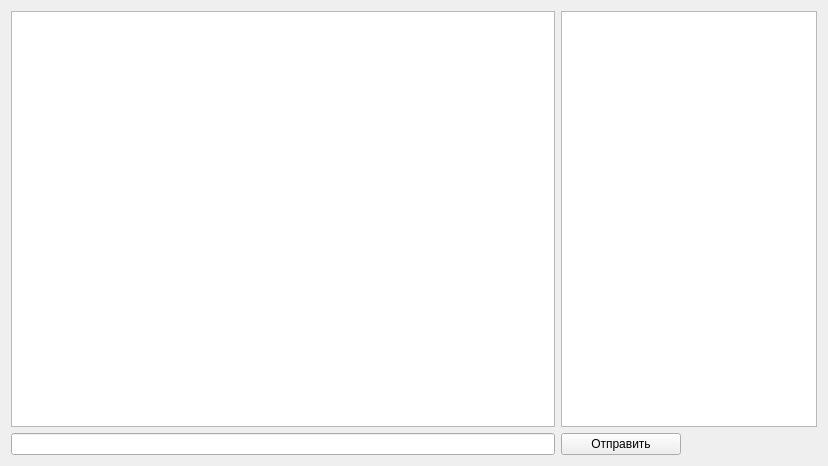
<?xml version="1.0" encoding="UTF-8"?>
<ui version="4.0">
 <class>QtMessangerClientClass</class>
 <widget class="QWidget" name="QtMessangerClientClass">
  <property name="geometry">
   <rect>
    <x>0</x>
    <y>0</y>
    <width>828</width>
    <height>466</height>
   </rect>
  </property>
  <property name="windowTitle">
   <string>QtMessanger</string>
  </property>
  <layout class="QVBoxLayout" name="verticalLayout">
   <item>
    <layout class="QGridLayout" name="gridLayout">
     <item row="1" column="0" colspan="3">
      <widget class="QTextEdit" name="textEdit_wdgOutput">
       <property name="readOnly">
        <bool>true</bool>
       </property>
       <property name="textInteractionFlags">
        <set>Qt::TextSelectableByMouse</set>
       </property>
      </widget>
     </item>
     <item row="1" column="3">
      <widget class="QListView" name="listView_conatcts">
       <property name="sizePolicy">
        <sizepolicy hsizetype="Minimum" vsizetype="Expanding">
         <horstretch>0</horstretch>
         <verstretch>0</verstretch>
        </sizepolicy>
       </property>
      </widget>
     </item>
     <item row="2" column="3">
      <widget class="QPushButton" name="pushButton_send">
       <property name="sizePolicy">
        <sizepolicy hsizetype="Minimum" vsizetype="Fixed">
         <horstretch>0</horstretch>
         <verstretch>0</verstretch>
        </sizepolicy>
       </property>
       <property name="maximumSize">
        <size>
         <width>120</width>
         <height>16777215</height>
        </size>
       </property>
       <property name="text">
        <string>Отправить</string>
       </property>
      </widget>
     </item>
     <item row="2" column="0" colspan="3">
      <widget class="QLineEdit" name="lineEdit_inoutLine"/>
     </item>
    </layout>
   </item>
  </layout>
 </widget>
 <layoutdefault spacing="6" margin="11"/>
 <resources>
  <include location="QtMessangerClient.qrc"/>
 </resources>
 <connections/>
</ui>
